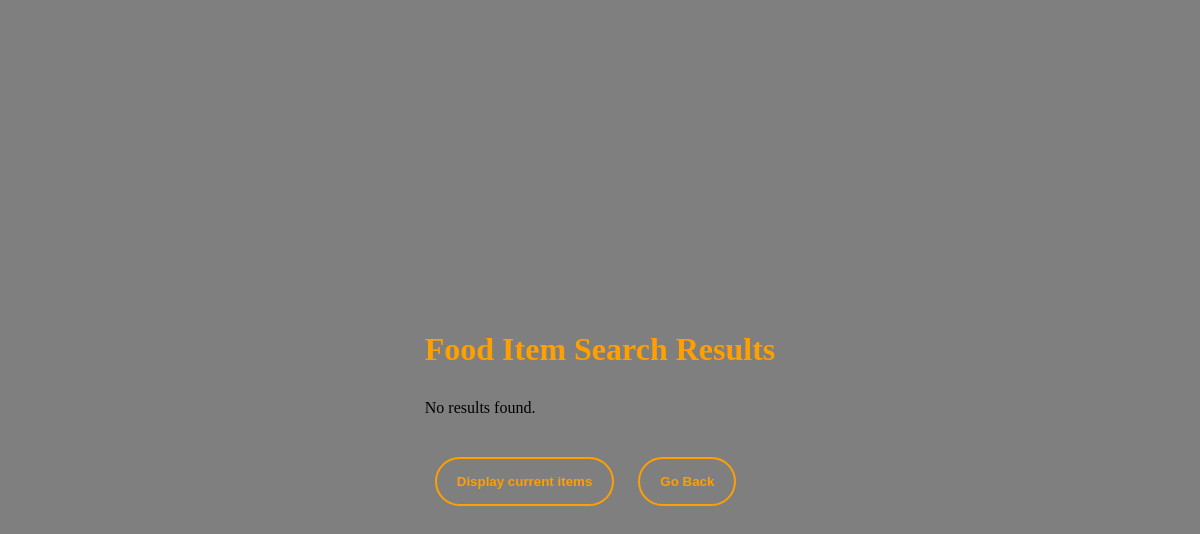
Page /foodItemSearchResults/ on the earlier database version.
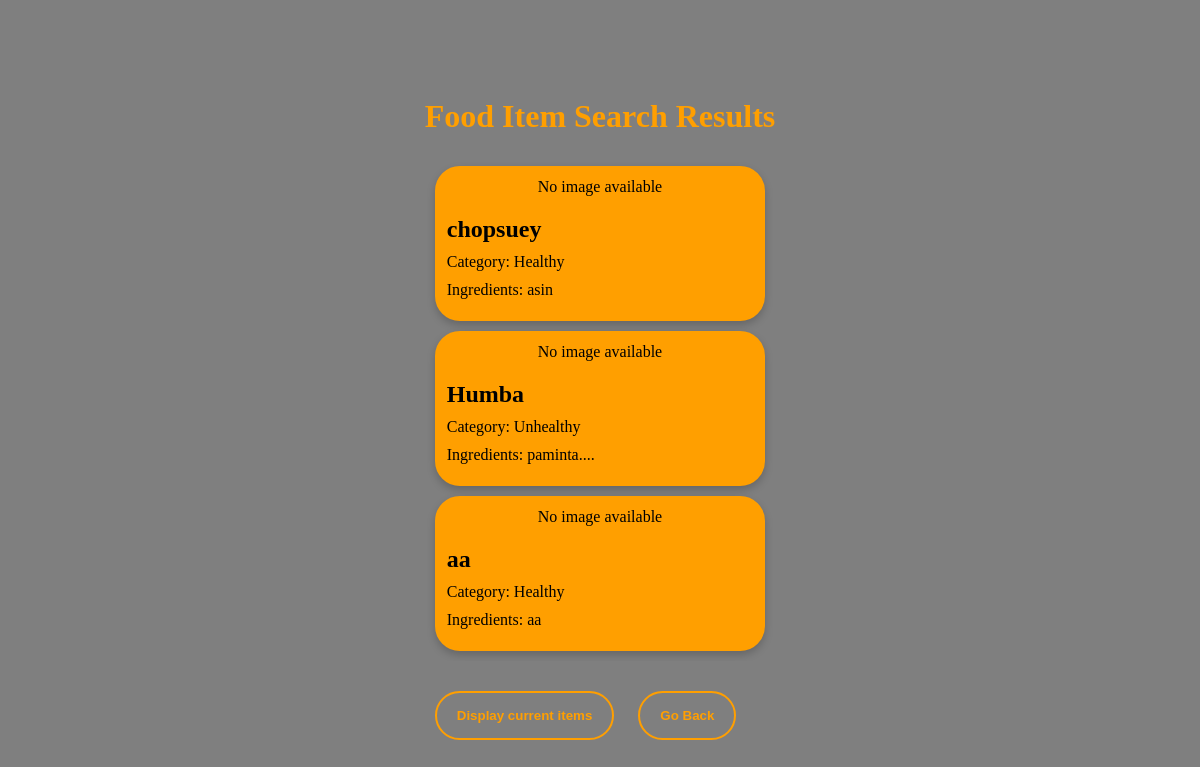
Same page on the later database version.
### members/models.py (models this page shows, shortened)
class FoodItem(models.Model):
    name = models.CharField(max_length=255)
    ingredients = models.TextField()
    category = models.CharField(max_length=255, default="Uncategorized")  # Add a default value
    image = models.ImageField(upload_to='img/', default='', blank=False, null=False)

### members/views.py (the view)
# urls.py: path('foodItemSearchResults/', views.food_item_search_results, name='food_item_search_results'),
def food_item_search_results(request):
    search_query = request.GET.get('search_query', '')
    filter_category = request.GET.get('filter_category', 'all')
    if search_query:
        base_query = Q(name__icontains=search_query) | Q(ingredients__icontains=search_query)
        if filter_category == 'all':
            results = FoodItem.objects.filter(base_query)
        elif filter_category == 'healthy':
            results = FoodItem.objects.filter(base_query, category='Healthy')
        elif filter_category == 'unhealthy':
            results = FoodItem.objects.filter(base_query, category='Unhealthy')
    else:
        if filter_category == 'all':
            results = FoodItem.objects.all()
        elif filter_category == 'healthy':
            results = FoodItem.objects.filter(category='Healthy')
        elif filter_category == 'unhealthy':
            results = FoodItem.objects.filter(category='Unhealthy')
    return render(request, 'foodItemSearchResults.html', {'results': results, 'search_query': search_query})

### members/templates/foodItemSearchResults.html (shortened to what this page needs)
{% load static %}
<!DOCTYPE html>
<html lang="en">
<head>
    <link rel="stylesheet" type="text/css" href="{% static 'foodItemCards.css' %}">
</head>
<body>
    <div class="content">
        <h1>Food Item Search Results</h1>
        <div class="card-container">
            {% if results %}
                {% for item in results %}
                    <div class="card">
                        <div class="card-image">
                            {% if item.image %}
                                <img src="{{ item.image.url }}" alt="{{ item.name }}">
                            {% else %}
                                <p>No image available</p>
                            {% endif %}
                        </div>
                        <div class="card-details">
                            <h2>{{ item.name }}</h2>
                            <p>Category: {{ item.category }}</p>
                            <p>Ingredients: {{ item.ingredients }}</p>
                        </div>
                    </div>
                {% endfor %}
            {% else %}
                <p>No results found.</p>
            {% endif %}
        </div>
        <div class="buttons">
            <a href="{% url 'display_food_items' %}"><button class="display-button">Display current items</button></a>
            <a href="{% url 'FoodPage' %}"><button class="food-button">Go Back</button></a>
        </div>
    </div>
</body>
</html>

### members/static/foodItemCards.css (style rules this page uses)
html { background-image: linear-gradient(rgba(0, 0, 0, 0.5), rgba(0, 0, 0, 0.5)), url("img/banner.jpg"); background-size: cover; background-repeat: no-repeat; background-position: center; height: 100%; }
body { display: flex; flex-direction: column; justify-content: center; align-items: center; height: 100vh; overflow: auto; }
.card { border: 2px solid #FF9F00; border-radius: 25px; margin: 10px; max-width: 345px; background-color: #FF9F00; box-shadow: 0 4px 8px 0 rgba(0, 0, 0, 0.2); overflow: hidden; }
.card-image { max-height: 140px; overflow: hidden; text-align: center; }
.card-details { padding: 10px; }
h1 { color: #FF9F00; text-align: center; }
h2 { font-size: 1.5rem; margin: 0; }
p { font-size: 1rem; margin: 10px 0; }
.card-container { max-height: 70vh; overflow-y: auto; }
.buttons .display-button, .buttons .food-button { width: auto; padding: 15px 20px; border-radius: 25px; font-weight: bold; border: 2px solid #FF9F00; background: transparent; color: #fff; cursor: pointer; position: relative; overflow: hidden; color: #FF9F00; }
.buttons .display-button, .buttons .food-button { margin-left: 10px; margin-right: 10px; }
.buttons { margin-top: 30px; }

Differences in the rows shown:
added FoodItem: image "No image available", name "chopsuey", category "Healthy", ingredients "asin"
added FoodItem: image "No image available", name "Humba", category "Unhealthy", ingredients "paminta...."
added FoodItem: image "No image available", name "aa", category "Healthy", ingredients "aa"
Other differences:
text no longer shown: "No results found."
